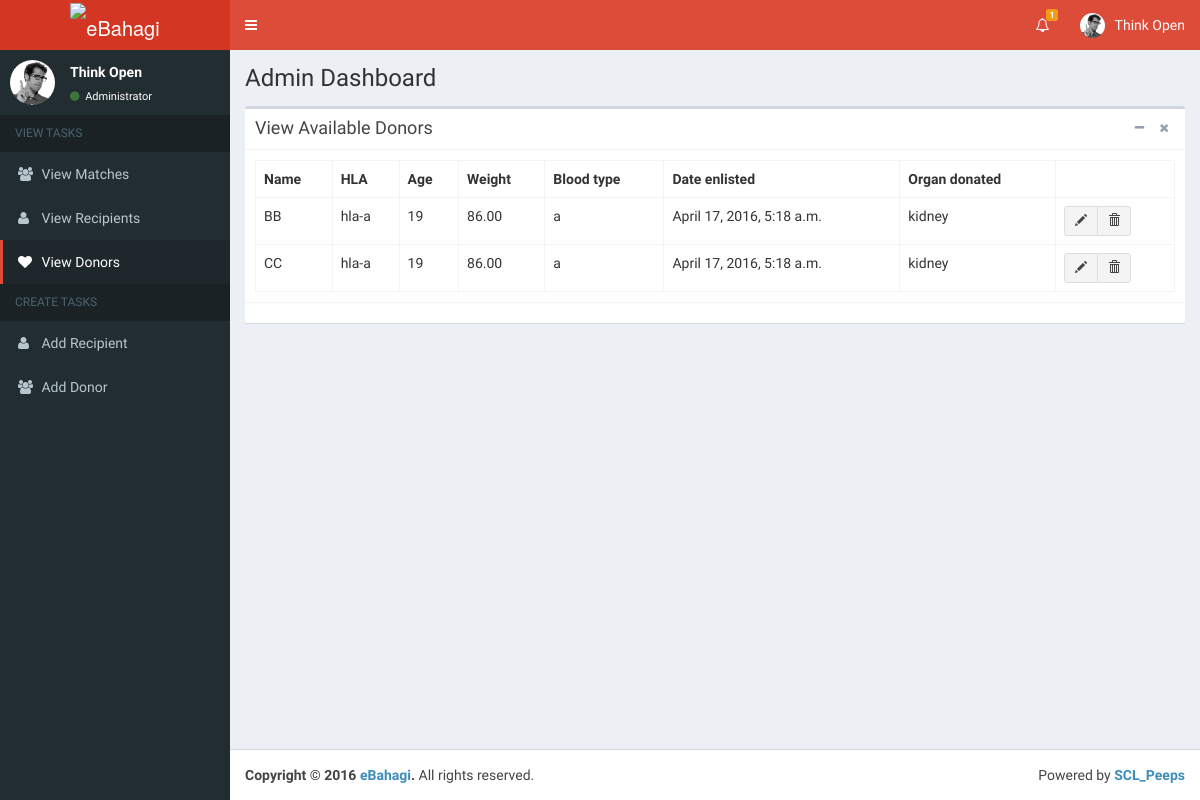
Page /organs/ on the earlier database version.
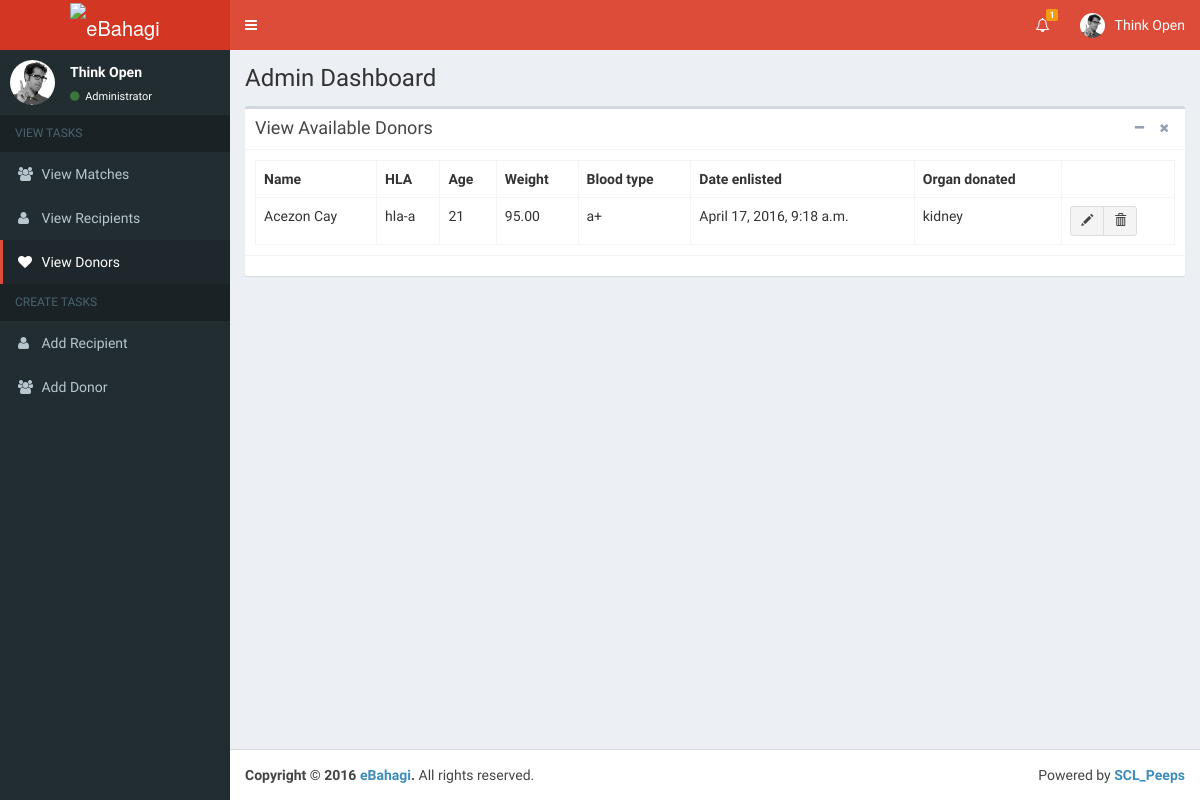
Same page on the later database version.
### webapp/models.py (models this page shows, shortened)
class Person(models.Model):
    name = models.CharField(max_length = 50, default = '')
    hla = models.CharField(max_length = 20, default = '')
    age = models.IntegerField(default = 0)
    weight = models.DecimalField(decimal_places = 2, max_digits = 5, default = 0)
    blood = models.CharField(max_length = 5, default = '')
    contact = models.IntegerField(default = 0)
    date = models.DateTimeField(auto_now_add = True)
    enrollmentDate = models.IntegerField(default = 0)
    organ = models.ForeignKey(Organ)
    person_type = models.ForeignKey(PersonType)
    reactiveAntibodies = models.DecimalField(decimal_places = 2, max_digits = 5,default = 0)
    prevKidneyDonor = models.BooleanField(default = False)

class Organ(models.Model):
    name = models.CharField(unique = True, max_length = 10)
    description = models.CharField(max_length = 50, default = 'desc')

### webapp/views.py (the view)
# urls.py: url(r'^organs/$', views.org, name='org'),
def org(request):
    org_list = Person.objects.filter(person_type__name='donor')
    context = {'pagename': 'Organs', 'org_list': org_list}
    return render(request, 'organs.html', context)

### webapp/templates/organs.html
{% extends 'dashboard.html' %}
{% block dashcontent %}
<div class="content-wrapper">
    <section class="content-header">
        <h1>
            Admin Dashboard
        </h1>
    </section>
    <section class="content">
      <div class="box">
        <div class="box-header with-border">
          <h3 class="box-title">View Available Donors</h3>
          <div class="box-tools pull-right">
            <button class="btn btn-box-tool" data-widget="collapse" data-toggle="tooltip" title="Collapse"><i class="fa fa-minus"></i></button>
            <button class="btn btn-box-tool" data-widget="remove" data-toggle="tooltip" title="Remove"><i class="fa fa-times"></i></button>
          </div>
        </div>
        <div class="box-body table-responsive">
            <table class="table table-bordered table-hover">
                <tr>
                    <th>Name</th>
                    <th>HLA</th>
                    <th>Age</th>
                    <th>Weight</th>
                    <th>Blood type</th>
                    <th>Date enlisted</th>
                    <th>Organ donated</th>
                </tr>
                {% for org in org_list %}
                <tr>
                    <td>{{ org.name }}</td>
                    <td>{{ org.hla }}</td>
                    <td>{{ org.age }}</td>
                    <td>{{ org.weight }}</td>
                    <td>{{ org.blood }}</td>
                    <td>{{ org.date }}</td>
                    <td>{{ org.organ.name }}</td>
                    <td>
                        <div class="btn-group">
                          <a class="btn btn-default btn-sm" href="{% url 'person' org.id %}"><span class="glyphicon glyphicon-pencil"></span></a>
                          <a class="btn btn-default btn-sm"><span class="glyphicon glyphicon-trash"></span></a>
                      </div>
                    </td>
                </tr>
                {% endfor %}
            </table>
        </div>
        <div class="box-footer">
        </div>
      </div>
    </section>
</div>
{% endblock %}

Differences in the rows shown:
removed Person: name "BB", hla "hla-a", age "19", weight "86.00", blood "a", date "April 17, 2016, 5:18 a.m.", organ.name "kidney"
removed Person: name "CC", hla "hla-a", age "19", weight "86.00", blood "a", date "April 17, 2016, 5:18 a.m.", organ.name "kidney"
added Person: name "Acezon Cay", hla "hla-a", age "21", weight "95.00", blood "a+", date "April 17, 2016, 9:18 a.m.", organ.name "kidney"
